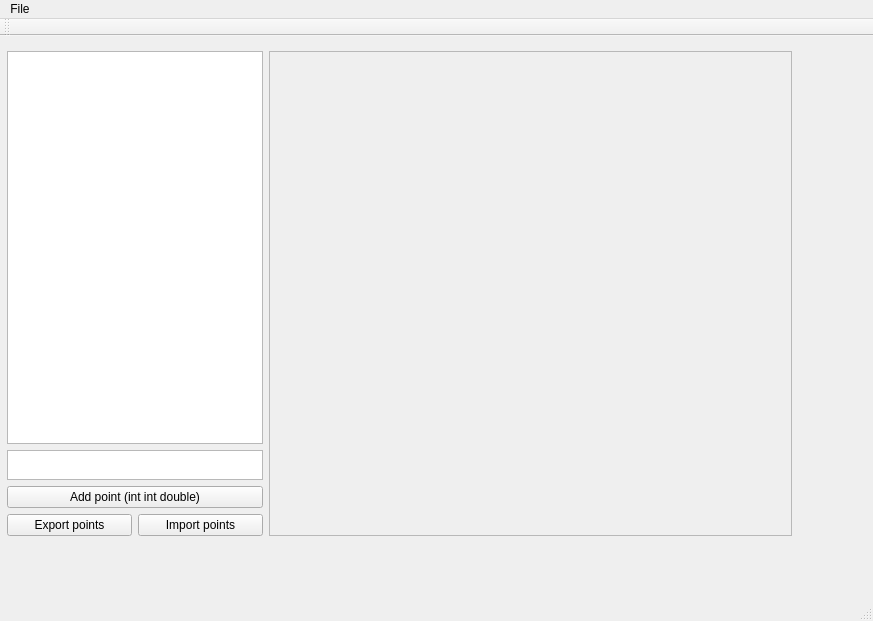
<?xml version="1.0" encoding="UTF-8"?>
<ui version="4.0">
 <class>EditorGuiClass</class>
 <widget class="QMainWindow" name="EditorGuiClass">
  <property name="geometry">
   <rect>
    <x>0</x>
    <y>0</y>
    <width>873</width>
    <height>621</height>
   </rect>
  </property>
  <property name="windowTitle">
   <string>EditorGui</string>
  </property>
  <widget class="QWidget" name="centralWidget">
   <property name="sizePolicy">
    <sizepolicy hsizetype="MinimumExpanding" vsizetype="MinimumExpanding">
     <horstretch>0</horstretch>
     <verstretch>0</verstretch>
    </sizepolicy>
   </property>
   <widget class="QWidget" name="gridLayoutWidget">
    <property name="geometry">
     <rect>
      <x>4</x>
      <y>12</y>
      <width>791</width>
      <height>491</height>
     </rect>
    </property>
    <layout class="QGridLayout" name="mainGrid" columnstretch="0,1">
     <property name="sizeConstraint">
      <enum>QLayout::SetMaximumSize</enum>
     </property>
     <property name="leftMargin">
      <number>3</number>
     </property>
     <property name="topMargin">
      <number>3</number>
     </property>
     <property name="rightMargin">
      <number>3</number>
     </property>
     <property name="bottomMargin">
      <number>3</number>
     </property>
     <item row="0" column="0">
      <layout class="QVBoxLayout" name="verticalLayout">
       <property name="sizeConstraint">
        <enum>QLayout::SetFixedSize</enum>
       </property>
       <item>
        <widget class="QTableWidget" name="pointsList">
         <property name="sizePolicy">
          <sizepolicy hsizetype="MinimumExpanding" vsizetype="MinimumExpanding">
           <horstretch>0</horstretch>
           <verstretch>0</verstretch>
          </sizepolicy>
         </property>
        </widget>
       </item>
       <item>
        <widget class="QPlainTextEdit" name="newPointText">
         <property name="maximumSize">
          <size>
           <width>16777215</width>
           <height>30</height>
          </size>
         </property>
        </widget>
       </item>
       <item>
        <widget class="QPushButton" name="addPointButton">
         <property name="text">
          <string>Add point (int int double)</string>
         </property>
        </widget>
       </item>
       <item>
        <layout class="QHBoxLayout" name="horizontalLayout">
         <item>
          <widget class="QPushButton" name="exportPointsButton">
           <property name="text">
            <string>Export points</string>
           </property>
          </widget>
         </item>
         <item>
          <widget class="QPushButton" name="importPointsButton">
           <property name="text">
            <string>Import points</string>
           </property>
          </widget>
         </item>
        </layout>
       </item>
      </layout>
     </item>
     <item row="0" column="1">
      <widget class="QScrollArea" name="scrollArea">
       <property name="sizePolicy">
        <sizepolicy hsizetype="MinimumExpanding" vsizetype="MinimumExpanding">
         <horstretch>0</horstretch>
         <verstretch>0</verstretch>
        </sizepolicy>
       </property>
       <property name="widgetResizable">
        <bool>true</bool>
       </property>
       <widget class="DrawingArea" name="drawingArea">
        <property name="geometry">
         <rect>
          <x>0</x>
          <y>0</y>
          <width>518</width>
          <height>483</height>
         </rect>
        </property>
        <property name="sizePolicy">
         <sizepolicy hsizetype="MinimumExpanding" vsizetype="MinimumExpanding">
          <horstretch>0</horstretch>
          <verstretch>0</verstretch>
         </sizepolicy>
        </property>
       </widget>
      </widget>
     </item>
    </layout>
   </widget>
  </widget>
  <widget class="QMenuBar" name="menuBar">
   <property name="geometry">
    <rect>
     <x>0</x>
     <y>0</y>
     <width>873</width>
     <height>26</height>
    </rect>
   </property>
   <widget class="QMenu" name="menuFile">
    <property name="title">
     <string>File</string>
    </property>
    <addaction name="actionVlose"/>
    <addaction name="separator"/>
    <addaction name="actionClose"/>
   </widget>
   <addaction name="menuFile"/>
  </widget>
  <widget class="QToolBar" name="mainToolBar">
   <attribute name="toolBarArea">
    <enum>TopToolBarArea</enum>
   </attribute>
   <attribute name="toolBarBreak">
    <bool>false</bool>
   </attribute>
  </widget>
  <widget class="QStatusBar" name="statusBar"/>
  <action name="actionVlose">
   <property name="text">
    <string>Save</string>
   </property>
  </action>
  <action name="actionClose">
   <property name="text">
    <string>Close</string>
   </property>
  </action>
 </widget>
 <layoutdefault spacing="6" margin="11"/>
 <customwidgets>
  <customwidget>
   <class>DrawingArea</class>
   <extends>QWidget</extends>
   <header>DrawingArea.h</header>
   <container>1</container>
  </customwidget>
 </customwidgets>
 <resources>
  <include location="EditorGui.qrc"/>
 </resources>
 <connections/>
</ui>
